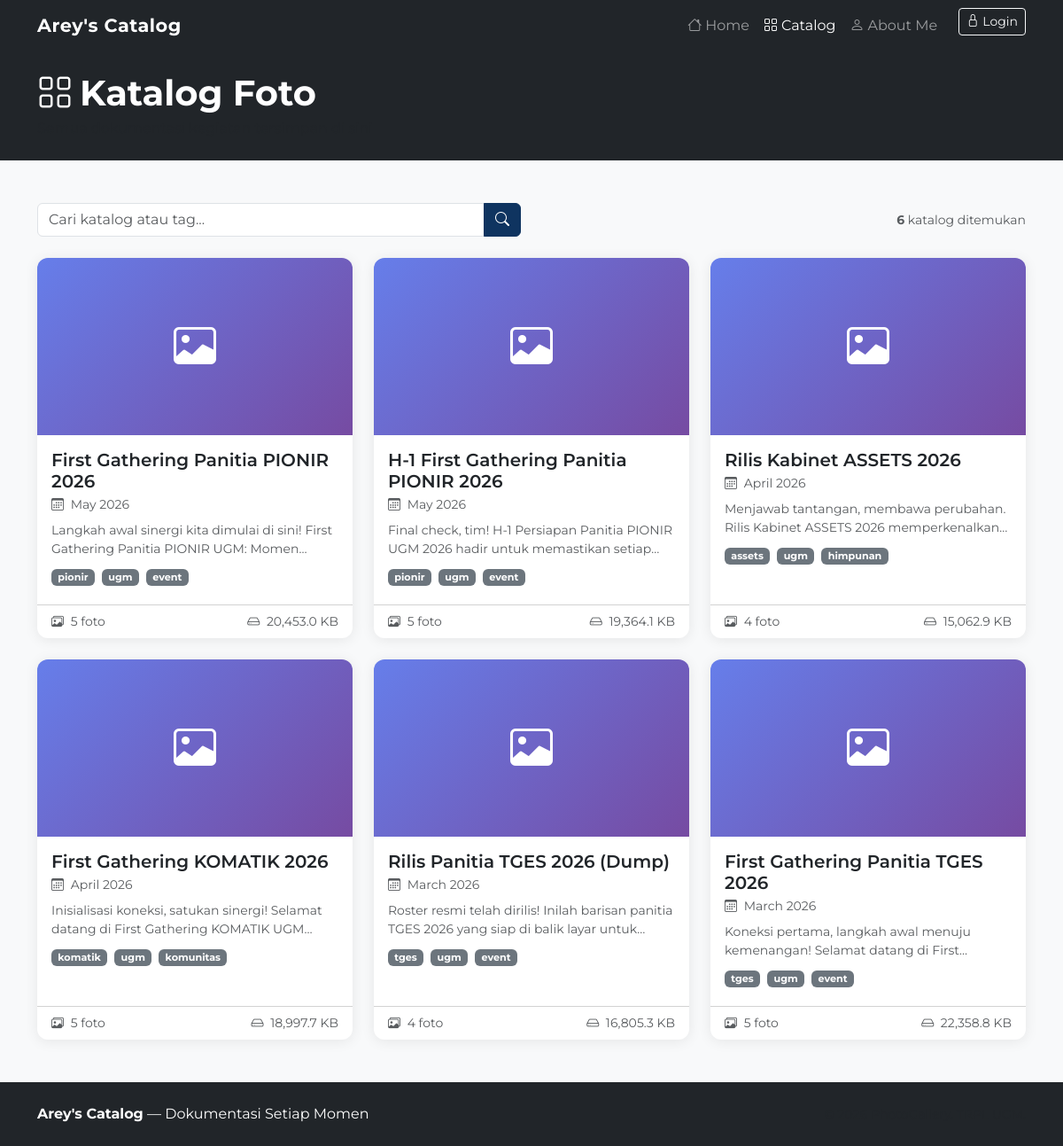
The app's page /pages/catalog.php with its own data.
### tables this page shows
CREATE TABLE `katalog` (
  `id_katalog` int(11) NOT NULL,
  `id_admin` int(11) NOT NULL,
  `judul` varchar(150) NOT NULL,
  `deskripsi` text DEFAULT NULL,
  `tanggal_event` date NOT NULL,
  `thumbnail` varchar(255) DEFAULT NULL,
  `jumlah_foto` int(11) DEFAULT 0,
  `created_at` timestamp NOT NULL DEFAULT current_timestamp(),
  `updated_at` timestamp NOT NULL DEFAULT current_timestamp() ON UPDATE current_timestamp()
);

### includes/functions.php (called while the page is built, shortened)
<?php
function e($string) {
    return htmlspecialchars($string ?? '', ENT_QUOTES, 'UTF-8');
}
?>

### pages/catalog.php (the view, shortened to what this page needs)
<?php
require_once '../includes/header.php';
$search    = isset($_GET['search']) ? trim($_GET['search']) : '';
$per_page  = 6;
$page      = isset($_GET['page']) && is_numeric($_GET['page']) ? (int)$_GET['page'] : 1;
$offset    = ($page - 1) * $per_page;
$query_count = "
    SELECT COUNT(*) AS total
    FROM katalog k
    WHERE k.judul LIKE ?
       OR k.deskripsi LIKE ?
       OR EXISTS (
           SELECT 1 FROM tags t
           WHERE t.id_katalog = k.id_katalog
             AND t.nama_tag LIKE ?
       )
";
$keyword = '%' . $search . '%';
$stmt_count = mysqli_prepare($conn, $query_count);
mysqli_stmt_bind_param($stmt_count, 'sss', $keyword, $keyword, $keyword);
mysqli_stmt_execute($stmt_count);
$total_rows  = mysqli_fetch_assoc(mysqli_stmt_get_result($stmt_count))['total'];
$query_katalog = "
    SELECT
        k.id_katalog,
        k.judul,
        k.deskripsi,
        k.thumbnail,
        k.jumlah_foto,
        DATE_FORMAT(k.tanggal_event, '%M %Y') AS bulan_tahun,
        fn_ukuran_total_foto(k.id_katalog)    AS ukuran_kb,
        (
            SELECT GROUP_CONCAT(nama_tag SEPARATOR ', ')
            FROM tags
            WHERE id_katalog = k.id_katalog
        ) AS tag_list
    FROM katalog k
    WHERE k.judul LIKE ?
       OR k.deskripsi LIKE ?
       OR EXISTS (
           SELECT 1 FROM tags t
           WHERE t.id_katalog = k.id_katalog
             AND t.nama_tag LIKE ?
       )
    ORDER BY k.tanggal_event DESC
    LIMIT ? OFFSET ?
";
$stmt = mysqli_prepare($conn, $query_katalog);
mysqli_stmt_bind_param($stmt, 'sssii', $keyword, $keyword, $keyword, $per_page, $offset);
mysqli_stmt_execute($stmt);
$result_katalog = mysqli_stmt_get_result($stmt);
?>
<div class="bg-dark text-white py-4">
    <div class="container">
        <h1 class="fw-bold mb-1">
            <i class="bi bi-grid me-2"></i>Katalog Foto
        </h1>
        <p class="text-muted mb-0">
        </p>
    </div>
</div>
<div class="container py-5" style="min-height: calc(100vh - 116px)">
    <div class="row mb-4">
        <div class="col-md-6">
            <form method="GET" action="" id="formSearch">
                <div class="input-group">
                    <input type="text"
                           class="form-control"
                           name="search"
                           id="inputSearch"
                           placeholder="Cari katalog atau tag..."
                           value="<?= e($search) ?>">
                    <button class="btn btn-primary" type="submit">
                        <i class="bi bi-search"></i>
                    </button>
                </div>
            </form>
        </div>
        <div class="col-md-6 d-flex align-items-center justify-content-md-end mt-2 mt-md-0">
            <small class="text-muted">
                <strong><?= $total_rows ?></strong> katalog ditemukan
            </small>
        </div>
    </div>
    <div class="row g-4" id="catalogGrid">
        <?php if (mysqli_num_rows($result_katalog) > 0): ?>
            <?php while ($katalog = mysqli_fetch_assoc($result_katalog)): ?>
            <div class="col-sm-6 col-lg-4">
                <a href="<?= BASE_URL ?>/pages/detail.php?id=<?= $katalog['id_katalog'] ?>"
                   class="text-decoration-none">
                    <div class="card catalog-card h-100">
                        <?php
                        $thumb = '../assets/uploads/thumbnails/' . $katalog['thumbnail'];
                        if ($katalog['thumbnail'] && file_exists($thumb)):
                        ?>
                            <img src="<?= BASE_URL ?>/assets/uploads/thumbnails/<?= e($katalog['thumbnail']) ?>"
                                 class="card-img-top"
                                 alt="<?= e($katalog['judul']) ?>">
                        <?php else: ?>
                            <div class="card-img-placeholder">
                                <i class="bi bi-image"></i>
                            </div>
                        <?php endif; ?>
                        <div class="card-body">
                            <h5 class="card-title fw-semibold text-dark mb-1">
                                <?= e($katalog['judul']) ?>
                            </h5>
                            <p class="text-muted small mb-2">
                                <i class="bi bi-calendar3 me-1"></i>
                                <?= e($katalog['bulan_tahun']) ?>
                            </p>
                            <?php if ($katalog['deskripsi']): ?>
                            <p class="text-muted small mb-2" style="
                                display:-webkit-box;
                                -webkit-line-clamp:2;
                                line-clamp:2;
                                -webkit-box-orient:vertical;
                                overflow:hidden">
                                <?= e($katalog['deskripsi']) ?>
                            </p>
                            <?php endif; ?>
                            <?php if ($katalog['tag_list']): ?>
                            <div class="mb-1">
                                <?php foreach (explode(', ', $katalog['tag_list']) as $tag): ?>
                                <span class="badge bg-secondary me-1" style="font-size:0.7rem">
                                    <?= e(trim($tag)) ?>
                                </span>
                                <?php endforeach; ?>
                            </div>
                            <?php endif; ?>
                        </div>
                        <div class="card-footer bg-transparent d-flex justify-content-between align-items-center">
                            <small class="text-muted">
                                <i class="bi bi-images me-1"></i>
                                <?= $katalog['jumlah_foto'] ?> foto
                            </small>
                            <small class="text-muted">
                                <i class="bi bi-hdd me-1"></i>
                                <?= number_format($katalog['ukuran_kb'], 1) ?> KB
                            </small>
                        </div>
                    </div>
                </a>
            </div>
            <?php endwhile; ?>
        <?php endif; ?>
    </div>
</div>
<?php require_once '../includes/footer.php'; ?>

### assets/css/style.css (style rules this page uses)
body { font-family: 'Montserrat', sans-serif; background-color: #f8f9fa; color: #212529; min-height: 100vh; display: flex; flex-direction: column; }
html { height: 100%; }
body { min-height: 100vh; display: flex; flex-direction: column; }
.catalog-card { border: none; border-radius: 12px; overflow: hidden; box-shadow: 0 2px 15px rgba(0,0,0,0.08); transition: transform 0.25s ease, box-shadow 0.25s ease; cursor: pointer; }
.catalog-card .card-img-placeholder { height: 200px; background: linear-gradient(135deg, #667eea 0%, #764ba2 100%); display: flex; align-items: center; justify-content: center; color: white; font-size: 3rem; }
.btn-primary { background-color: #0f3460; border-color: #0f3460; }

### records on screen
katalog: judul "First Gathering Panitia PIONIR 2026", bulan_tahun "May 2026", deskripsi "Langkah awal sinergi kita dimulai di sini! First Gathering Panitia PIONIR UGM:…", tag "pionir", tag "ugm", tag "event", jumlah_foto "5", ukuran_kb "20,453.0"
katalog: judul "H-1 First Gathering Panitia PIONIR 2026", bulan_tahun "May 2026", deskripsi "Final check, tim! H-1 Persiapan Panitia PIONIR UGM 2026 hadir untuk memastikan…", tag "pionir", tag "ugm", tag "event", jumlah_foto "5", ukuran_kb "19,364.1"
katalog: judul "Rilis Kabinet ASSETS 2026", bulan_tahun "April 2026", deskripsi "Menjawab tantangan, membawa perubahan. Rilis Kabinet ASSETS 2026…", tag "assets", tag "ugm", tag "himpunan", jumlah_foto "4", ukuran_kb "15,062.9"
katalog: judul "First Gathering KOMATIK 2026", bulan_tahun "April 2026", deskripsi "Inisialisasi koneksi, satukan sinergi! Selamat datang di First Gathering KOMATIK…", tag "komatik", tag "ugm", tag "komunitas", jumlah_foto "5", ukuran_kb "18,997.7"
katalog: judul "Rilis Panitia TGES 2026 (Dump)", bulan_tahun "March 2026", deskripsi "Roster resmi telah dirilis! Inilah barisan panitia TGES 2026 yang siap di balik layar…", tag "tges", tag "ugm", tag "event", jumlah_foto "4", ukuran_kb "16,805.3"
katalog: judul "First Gathering Panitia TGES 2026", bulan_tahun "March 2026", deskripsi "Koneksi pertama, langkah awal menuju kemenangan! Selamat datang di…", tag "tges", tag "ugm", tag "event", jumlah_foto "5", ukuran_kb "22,358.8"

### other values on screen
$total_rows "6"
